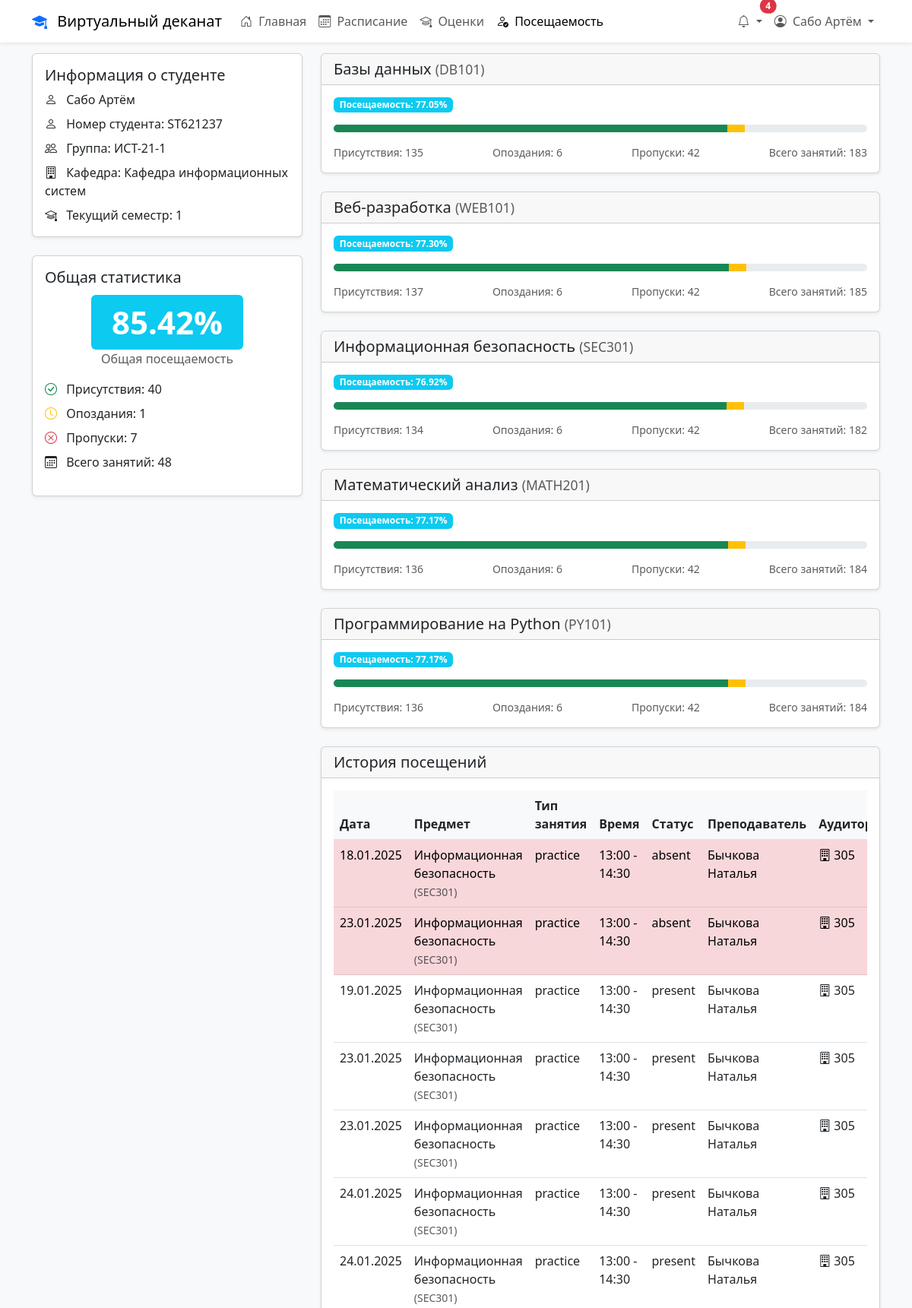
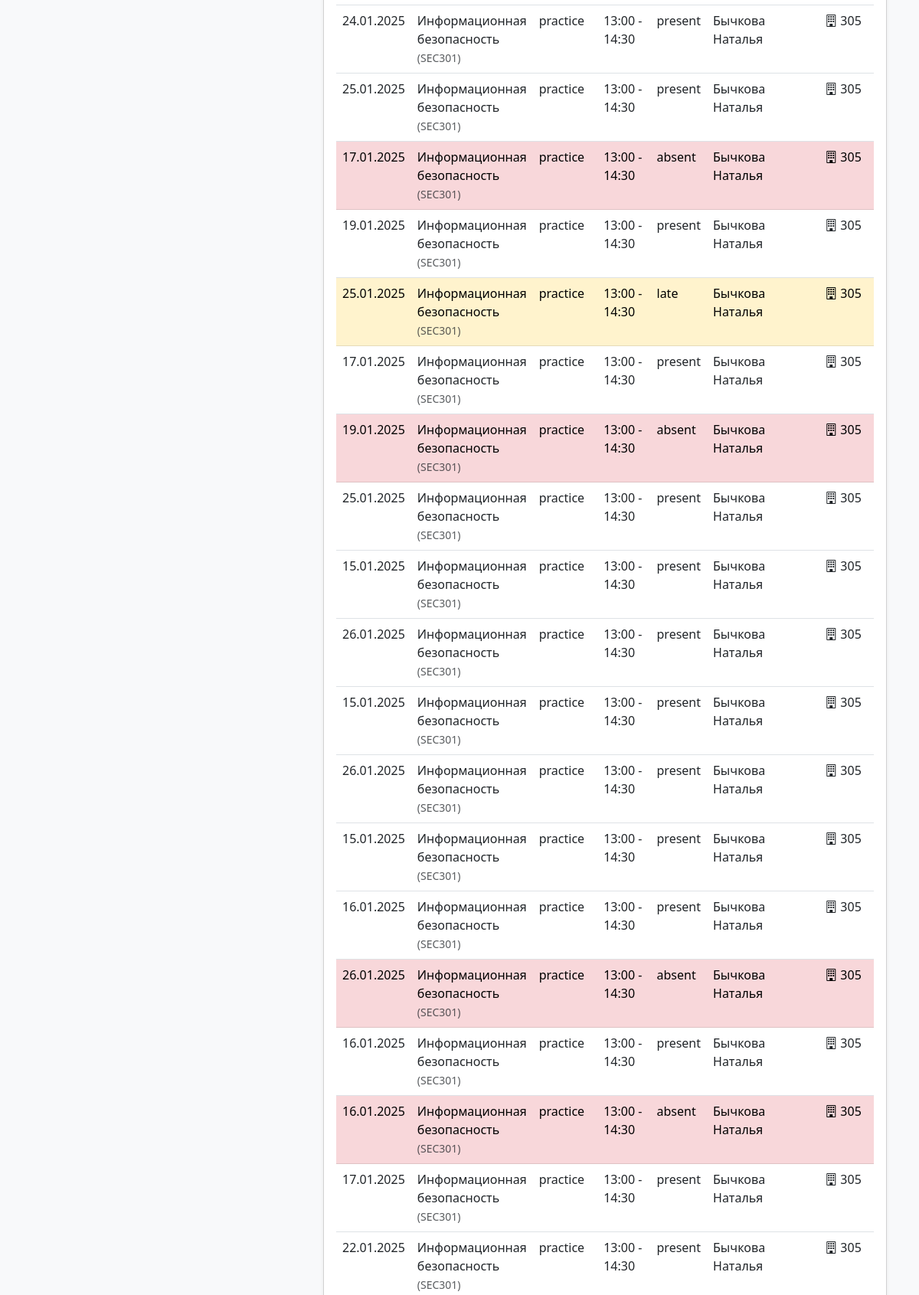
The app's page /attendance.php (signed in, upper part) with its own data (2 pictures, top to bottom).
### tables this page shows
CREATE TABLE IF NOT EXISTS `users` (
  `id` int NOT NULL AUTO_INCREMENT,
  `username` varchar(50) NOT NULL,
  `password` varchar(255) NOT NULL,
  `email` varchar(100) NOT NULL,
  `first_name` varchar(50) NOT NULL,
  `last_name` varchar(50) NOT NULL,
  `created_at` timestamp NULL DEFAULT CURRENT_TIMESTAMP,
  `last_login` timestamp NULL DEFAULT NULL,
  `is_active` tinyint(1) DEFAULT '1',
  `failed_attempts` int DEFAULT '0',
  `last_failed_attempt` timestamp NULL DEFAULT NULL,
  `reset_code` varchar(32) DEFAULT NULL,
  `reset_code_expires` timestamp NULL DEFAULT NULL,
  PRIMARY KEY (`id`),
  UNIQUE KEY `username` (`username`),
  UNIQUE KEY `email` (`email`)
);

CREATE TABLE IF NOT EXISTS `students` (
  `id` int NOT NULL AUTO_INCREMENT,
  `user_id` int NOT NULL,
  `student_id_number` varchar(20) NOT NULL,
  `enrollment_date` date NOT NULL,
  `current_semester` int DEFAULT '1',
  `status` enum('active','inactive','graduated','academic_leave') NOT NULL DEFAULT 'active',
  `faculty_id` int DEFAULT NULL,
  `created_at` timestamp NULL DEFAULT CURRENT_TIMESTAMP,
  `updated_at` timestamp NULL DEFAULT CURRENT_TIMESTAMP ON UPDATE CURRENT_TIMESTAMP,
  PRIMARY KEY (`id`),
  UNIQUE KEY `student_id_number` (`student_id_number`),
  KEY `user_id` (`user_id`)
);

CREATE TABLE IF NOT EXISTS `groups` (
  `id` int NOT NULL,
  `name` varchar(50) NOT NULL,
  `faculty` varchar(100) NOT NULL,
  `year_of_study` int NOT NULL,
  `curator_id` int DEFAULT NULL,
  `created_at` timestamp NULL DEFAULT CURRENT_TIMESTAMP,
  `updated_at` timestamp NULL DEFAULT CURRENT_TIMESTAMP ON UPDATE CURRENT_TIMESTAMP,
  `department_id` int DEFAULT NULL,
  `code` varchar(20) NOT NULL
);

CREATE TABLE IF NOT EXISTS `departments` (
  `id` int NOT NULL AUTO_INCREMENT,
  `faculty_id` int NOT NULL,
  `name` varchar(255) NOT NULL,
  `short_name` varchar(50) DEFAULT NULL,
  `description` text,
  `head_user_id` int DEFAULT NULL,
  `created_at` timestamp NULL DEFAULT CURRENT_TIMESTAMP,
  `updated_at` timestamp NULL DEFAULT CURRENT_TIMESTAMP ON UPDATE CURRENT_TIMESTAMP,
  `head_id` int DEFAULT NULL,
  `code` varchar(20) NOT NULL,
  PRIMARY KEY (`id`),
  KEY `faculty_id` (`faculty_id`),
  KEY `head_user_id` (`head_user_id`),
  KEY `head_id` (`head_id`)
);

### attendance.php (the view, shortened to what the rows shown need)
<?php
$student_id = $_SESSION['user_id'];
global $conn;
$student_info_query = "
    SELECT
        s.id as student_id,
        s.student_id_number,
        s.current_semester,
        s.faculty_id,
        f.name as faculty_name,
        g.id as group_id,
        g.name as group_name,
        d.id as department_id,
        d.name as department_name,
        CONCAT(u.last_name, ' ', u.first_name) as student_name
    FROM students s
    LEFT JOIN users u ON s.user_id = u.id
    LEFT JOIN faculties f ON s.faculty_id = f.id
    LEFT JOIN student_groups sg ON s.id = sg.student_id
    LEFT JOIN `groups` g ON sg.group_id = g.id
    LEFT JOIN departments d ON g.department_id = d.id
    WHERE s.user_id = ?";
$stmt = $conn->prepare($student_info_query);
$stmt->bind_param("i", $student_id);
$stmt->execute();
$result = $stmt->get_result();
$student_info = $result->fetch_assoc();
$stats_query = "
    SELECT
        COUNT(*) as total_lessons,
        SUM(CASE WHEN a.status = 'present' THEN 1 ELSE 0 END) as present_count,
        SUM(CASE WHEN a.status = 'late' THEN 1 ELSE 0 END) as late_count,
        SUM(CASE WHEN a.status = 'absent' THEN 1 ELSE 0 END) as absent_count,
        ROUND((SUM(CASE WHEN a.status IN ('present', 'late') THEN 1 ELSE 0 END) * 100.0 / COUNT(*)), 2) as attendance_rate
    FROM attendance a
    JOIN students s ON a.student_id = s.id
    WHERE s.user_id = ?";
$stmt = $conn->prepare($stats_query);
$stmt->bind_param("i", $student_id);
$stmt->execute();
$result = $stmt->get_result();
$stats = $result->fetch_assoc();
?>
<!DOCTYPE html>
<html lang="ru">
<head>
    <link href="https://cdn.jsdelivr.net/npm/bootstrap@5.3.0/dist/css/bootstrap.min.css" rel="stylesheet">
    <link href="https://cdn.jsdelivr.net/npm/bootstrap-icons@1.7.2/font/bootstrap-icons.css" rel="stylesheet">
</head>
<body class="bg-light">
    <?php include 'includes/navbar.php'; ?>
    <div class="container my-4">
        <div class="row">
            <div class="col-md-4 mb-4">
                <div class="card shadow-sm">
                    <div class="card-body">
                        <ul class="list-unstyled mb-0">
                            <li class="mb-2">
                                <i class="bi bi-person me-2"></i>
                                <?php echo htmlspecialchars($student_info['student_name']); ?>
                            </li>
                            <li class="mb-2">
                                <i class="bi bi-person me-2"></i>
                                Номер студента: <?php echo htmlspecialchars($student_info['student_id_number']); ?>
                            </li>
                            <li class="mb-2">
                                <i class="bi bi-people me-2"></i>
                                Группа: <?php echo htmlspecialchars($student_info['group_name']); ?>
                            </li>
                            <li class="mb-2">
                                <i class="bi bi-building me-2"></i>
                                Кафедра: <?php echo htmlspecialchars($student_info['department_name']); ?>
                            </li>
                            <li>
                                <i class="bi bi-mortarboard me-2"></i>
                                Текущий семестр: <?php echo $student_info['current_semester']; ?>
                            </li>
                        </ul>
                    </div>
                </div>
                <div class="card shadow-sm mt-4">
                    <div class="card-body">
                        <div class="text-center mb-3">
                            <h2 class="display-4 mb-0">
                                <span class="badge bg-<?php echo getAttendanceClass($stats['attendance_rate']); ?>">
                                    <?php echo $stats['attendance_rate']; ?>%
                                </span>
                            </h2>
                        </div>
                    </div>
                </div>
            </div>
            <div class="col-md-8">
                <div class="card shadow-sm">
                    <div class="card-body">
                        <div class="table-responsive">
                            <table class="table table-hover history-table">
                                <thead>
                                    <tr>
                                        <th>Дата</th>
                                        <th>Предмет</th>
                                        <th>Тип занятия</th>
                                        <th>Время</th>
                                        <th>Статус</th>
                                        <th>Преподаватель</th>
                                        <th>Аудитория</th>
                                    </tr>
                                </thead>
                            </table>
                        </div>
                    </div>
                </div>
            </div>
        </div>
    </div>
</body>
</html>
<?php
function getAttendanceClass($rate) {
    if ($rate >= 70) return 'info';
    return 'danger';
}
?>

### includes/navbar.php (shortened to what the rows shown need)
<?php
$currentUserId = $_SESSION['user_id'] ?? null;
if ($currentUserId) {
    try {
        $db = new PDO("mysql:host=" . DB_HOST . ";dbname=" . DB_NAME, DB_USER, DB_PASS);
        $db->setAttribute(PDO::ATTR_ERRMODE, PDO::ERRMODE_EXCEPTION);
        $stmt = $db->prepare("SELECT first_name, last_name FROM users WHERE id = :user_id");
        $stmt->execute(['user_id' => $currentUserId]);
        $currentUser = $stmt->fetch(PDO::FETCH_ASSOC);
    } catch (PDOException $e) {
        $currentUser = [
            'first_name' => $_SESSION['first_name'] ?? 'Пользователь',
            'last_name' => $_SESSION['last_name'] ?? ''
        ];
    }
}
?>
<nav class="navbar navbar-expand-lg navbar-light bg-white shadow-sm fixed-top">
    <div class="container">
        <div class="collapse navbar-collapse" id="navbarNav">
            <ul class="navbar-nav">
                <li class="nav-item dropdown">
                    <a class="nav-link dropdown-toggle" href="#" id="userDropdown" role="button" data-bs-toggle="dropdown">
                        <i class="bi bi-person-circle me-1"></i>
                        <?php echo htmlspecialchars($currentUser['last_name'] . ' ' . $currentUser['first_name']); ?>
                    </a>
                </li>
            </ul>
        </div>
    </div>
</nav>

### records on screen
users: last_name+first_name "Сабо Артём"
students: student_id_number "ST621237", groups.name "ИСТ-21-1", departments.name "Кафедра информационных систем", current_semester "1"

### other values on screen
APP_NAME "Виртуальный деканат"
$unread_notifications "4"
$student_info['student_name'] "Сабо Артём"
$stats['attendance_rate'] "85.42"
$stats['present_count'] "40"
$stats['late_count'] "1"
$stats['absent_count'] "7"
$stats['total_lessons'] "48"
$course['course_name'] "Базы данных"
$course['course_code'] "DB101"
$course['course_attendance_rate'] "77.05"
$course['present_count'] "135"
$course['late_count'] "6"
$course['absent_count'] "42"
$course['total_lessons'] "183"
